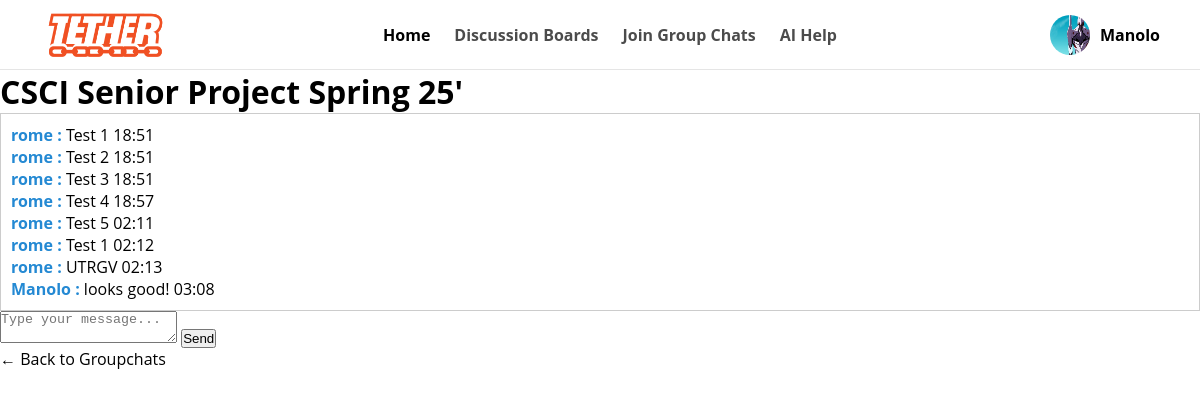
The page /Main/groupchat/2/ (signed in) on the database its author committed.
### Main/models.py (models this page shows, shortened)
class Profile(models.Model):
    user = models.OneToOneField('auth.User', on_delete=models.CASCADE)
    id_user = models.IntegerField(unique=True, blank=True, null=True)
    bio = models.TextField(blank=True, null=True)
    profile_picture = models.ImageField(upload_to='profile_images/', default='blank_profile_picture.jpg', null=True)
    major = models.CharField(max_length=100, blank=True, null=True)
    gender = models.CharField(max_length=10, blank=True, null=True)
    minor = models.CharField(max_length=100, blank=True, null=True)

class Groupchat(models.Model):
    title = models.CharField(max_length=255, unique=True)
    created_by = models.ForeignKey(User, on_delete=models.CASCADE)
    created_at = models.DateTimeField(auto_now_add=True)
    members = models.ManyToManyField(User, related_name='groupchats', blank=True)
    description = models.TextField(blank=True, null=True)

class Message(models.Model):
    groupchat = models.ForeignKey(Groupchat, related_name='messages', on_delete=models.CASCADE)
    sender = models.ForeignKey(User, on_delete=models.CASCADE)
    content = models.TextField()
    timestamp = models.DateTimeField(auto_now_add=True)

### Main/views.py (the view, shortened to what this page needs)
# urls.py: path('groupchat/<int:groupchat_id>/', views.groupchat_room, name='groupchat_room'),
@login_required
def groupchat_room(request, groupchat_id):
    user= request.user
    profile = Profile.objects.get(user=user)
    groupchat = get_object_or_404(Groupchat, id=groupchat_id)
    messages = groupchat.messages.all().order_by('timestamp')
    return render(request, 'Main/groupchat_room.html', {
        'profile': profile,
        'user': user,
        'groupchat': groupchat,
        'messages': messages
    })

### Main/templates/Main/groupchat_room.html (shortened to what this page needs)
{% load static %}
<!DOCTYPE html>
<html>
<head>
  <link rel="stylesheet" href="{% static 'Main/css/styles.css' %}">
</head>
<header>
    <div class="header-container">
      <a href="{% url 'dashboard' %}">
        <img class="nav-logo" src="{% static 'Main/images/nav-utrgv.png' %}"/>
      </a>
      <nav class="main-nav">
        <a href="{% url 'dashboard' %}" class="nav-link active">Home</a>
        <a href="{% url 'discussion' %}" class="nav-link">Discussion Boards</a>
        <a href="{% url 'groupchat' %}" class="nav-link">Join Group Chats</a>
        <a href="#" class="nav-link">AI Help</a>
      </nav>
      <div class="user-profile">
        <a href="{% url 'view_profile' username=user.username %}" style="display: flex; align-items: center; gap: 10px;">
          <img class="avatar" src="{{ profile.profile_picture.url }}"/>
          <span class="username">{{ user.username }}</span>
        </a>
      </div>
    </div>
  </header>
<body>
  <h1>{{ groupchat.title }}</h1>
  <div id="chat-container" style="overflow-y:auto; max-height: 500px; border: 1px solid #ccc; padding: 10px;">
    {% for message in messages %}
      <div class="chat-message">
        <strong class = "username_r">
          <a href="{% url 'view_profile' username=message.sender.username %}">
            {{ message.sender.username }}
          </a>:
        </strong> {{ message.content }}
        <span class="timestamp">{{ message.timestamp|date:"H:i" }}</span>
      </div>
    {% empty %}
      <p>No messages yet.</p>
    {% endfor %}
  </div>
  <form method="POST">
    <textarea name="content" placeholder="Type your message..." required></textarea>
    <button type="submit">Send</button>
  </form>
  <a href="{% url 'groupchat' %}">← Back to Groupchats</a>
</body>
</html>

### Main/static/Main/css/styles.css (style rules this page uses)
* { margin: 0; padding: 0; box-sizing: border-box; }
body { font-family: "Open Sans", sans-serif; background: #fff; }
header { border-bottom: 1px solid rgba(0,0,0,0.1); height: 70px; }
a, a:visited, a:focus, a:hover, a:active { text-decoration: none; color: inherit; }
.header-container { display: flex; align-items: center; justify-content: space-between; height: 100%; padding: 0 40px; }
.nav-logo { height: 130px; }
.main-nav { display: flex; gap: 24px; }
.nav-link { font-size: 16px; font-weight: 700; opacity: 0.7; text-decoration: none; color: #000; }
.nav-link.active { opacity: 1; }
.avatar { width: 40px; height: 40px; border-radius: 50%; }
.user-profile { display: flex; align-items: center; gap: 10px; }
.username { font-weight: 700; }
.username_r { color: #2489d3; }

### rows shown on the page
Profile: profile_picture (picture)
Groupchat: title "CSCI Senior Project Spring 25'"
Message: sender.username "rome", content "Test 1", timestamp "18:51"
Message: sender.username "rome", content "Test 2", timestamp "18:51"
Message: sender.username "rome", content "Test 3", timestamp "18:51"
Message: sender.username "rome", content "Test 4", timestamp "18:57"
Message: sender.username "rome", content "Test 5", timestamp "02:11"
Message: sender.username "rome", content "Test 1", timestamp "02:12"
Message: sender.username "rome", content "UTRGV", timestamp "02:13"
Message: sender.username "Manolo", content "looks good!", timestamp "03:08"

### other values the page prints
{{ user.username }} "Manolo"
